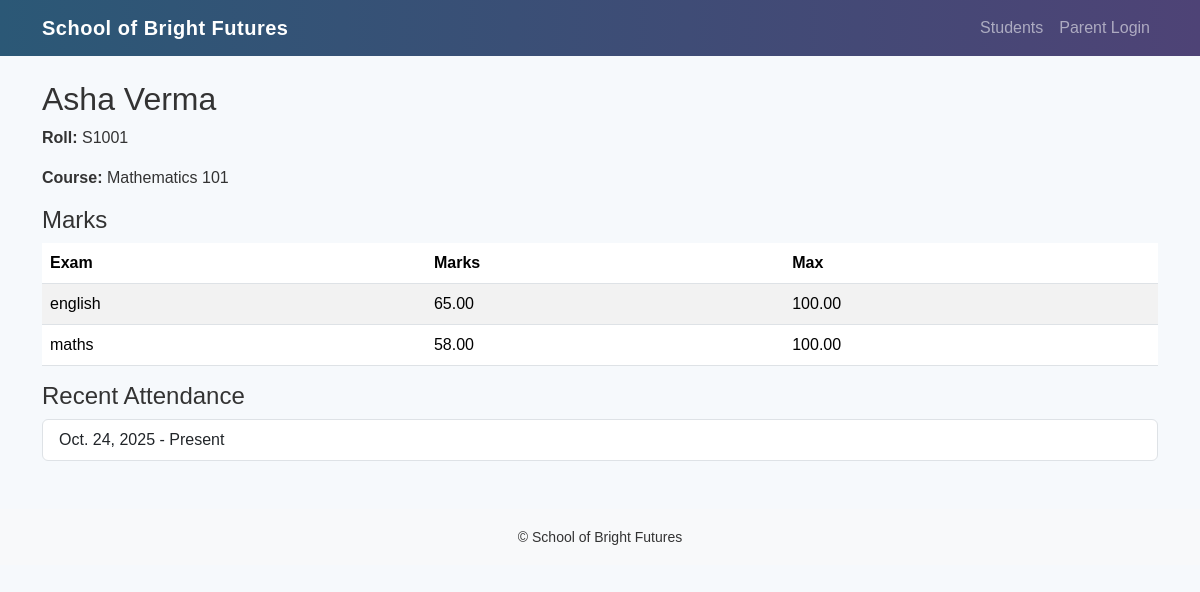
Screenshot of /student/1/ with the database file from the repository.
### core/models.py (models this page shows, shortened)
class Student(models.Model):
    first_name = models.CharField(max_length=100)
    last_name = models.CharField(max_length=100, blank=True)
    dob = models.DateField(null=True, blank=True)
    roll_no = models.CharField(max_length=30, unique=True)
    course = models.ForeignKey(Course, on_delete=models.SET_NULL, null=True, blank=True)
    photo = models.ImageField(upload_to='students/', null=True, blank=True)

class Course(models.Model):
    title = models.CharField(max_length=150)
    code = models.CharField(max_length=20, blank=True)
    teacher = models.ForeignKey(Teacher, on_delete=models.SET_NULL, null=True, blank=True)
    def __str__(self):
        return self.title

class Mark(models.Model):
    student = models.ForeignKey(Student, on_delete=models.CASCADE)
    exam = models.ForeignKey(Exam, on_delete=models.CASCADE)
    marks_obtained = models.DecimalField(max_digits=5, decimal_places=2)
    max_marks = models.DecimalField(max_digits=5, decimal_places=2, default=100)

class Exam(models.Model):
    name = models.CharField(max_length=120)
    date = models.DateField()
    course = models.ForeignKey(Course, on_delete=models.CASCADE)

class Attendance(models.Model):
    student = models.ForeignKey(Student, on_delete=models.CASCADE)
    date = models.DateField()
    present = models.BooleanField(default=True)

### core/views.py (the view)
def student_detail(request, pk):
    student = get_object_or_404(Student, pk=pk)
    marks = Mark.objects.filter(student=student)
    attendance = Attendance.objects.filter(student=student).order_by('-date')[:10]
    return render(request, 'core/student_detail.html', {'student': student, 'marks': marks, 'attendance': attendance})

### templates/core/student_detail.html
{% extends 'core/base.html' %}
{% block content %}
<h2>{{ student.first_name }} {{ student.last_name }}</h2>
<p><strong>Roll:</strong> {{ student.roll_no }}</p>
<p><strong>Course:</strong> {{ student.course }}</p>
<h4>Marks</h4>
<table class="table table-striped">
  <thead><tr><th>Exam</th><th>Marks</th><th>Max</th></tr></thead>
  <tbody>
    {% for m in marks %}
    <tr><td>{{ m.exam.name }}</td><td>{{ m.marks_obtained }}</td><td>{{ m.max_marks }}</td></tr>
    {% empty %}
    <tr><td colspan="3">No marks recorded</td></tr>
    {% endfor %}
  </tbody>
</table>
<h4>Recent Attendance</h4>
<ul class="list-group">
  {% for a in attendance %}
  <li class="list-group-item">{{ a.date }} - {% if a.present %}Present{% else %}Absent{% endif %}</li>
  {% empty %}
  <li class="list-group-item">No attendance records</li>
  {% endfor %}
</ul>
{% endblock %}

### templates/core/base.html (shortened to what this page needs)
<!doctype html>
<html lang="en">
  <head>
    <link href="https://cdn.jsdelivr.net/npm/bootstrap@5.3.2/dist/css/bootstrap.min.css" rel="stylesheet">
    <link href="/static/css/style.css" rel="stylesheet">
  </head>
  <body>
    <nav class="navbar navbar-expand-lg navbar-dark" style="background: linear-gradient(90deg,#2b5876,#4e4376);">
      <div class="container">
        <a class="navbar-brand" href="/">School of Bright Futures</a>
        <div class="collapse navbar-collapse" id="nav">
          <ul class="navbar-nav ms-auto">
            <li class="nav-item"><a class="nav-link" href="/students/">Students</a></li>
            <li class="nav-item"><a class="nav-link" href="/parent-login/">Parent Login</a></li>
          </ul>
        </div>
      </div>
    </nav>
    <div class="container py-4">
      {% block content %}{% endblock %}
    </div>
    <footer class="bg-light py-3 mt-4">
      <div class="container text-center">
        <small>© School of Bright Futures</small>
      </div>
    </footer>
  </body>
</html>

### static/css/style.css (style rules this page uses)
body { background: #f6f9fc; color: #333; font-family: Arial, sans-serif; }
.navbar-brand { font-weight: 700; letter-spacing: .5px; }

### rows the page displays
Student: first_name "Asha", last_name "Verma", roll_no "S1001", course "Mathematics 101"
Mark: exam.name "english", marks_obtained "65.00", max_marks "100.00"
Mark: exam.name "maths", marks_obtained "58.00", max_marks "100.00"
Attendance: date "Oct. 24, 2025", present "Present"
